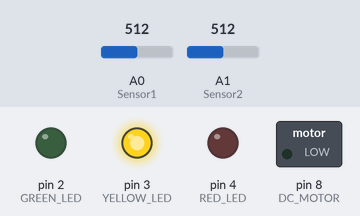
Recording of a sketch running on a simulated Arduino Uno, built with avr-gcc and run on an emulated ATmega328P. Parts: switched loads named in the sketch (green lamp = pin HIGH), output pins drawn as LEDs (lit = HIGH). The test bench sets the inputs (shaded band); at power-on: A0 (Sensor1) = 512, A1 (Sensor2) = 512.

Above: at 0.1 s.
At 2.1 s:
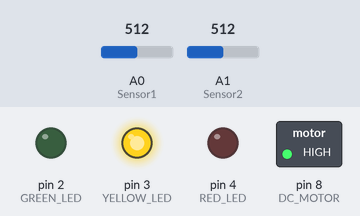
At 7.1 s:
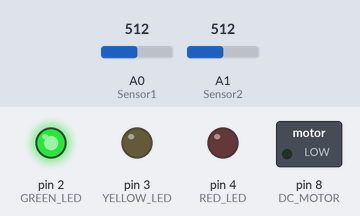
Timing chart, 0 to 8.6 s (numbered marks = the images above):
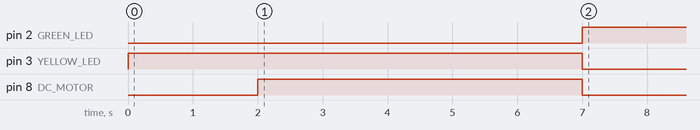

Measured:
- by itself, pin 2 (GREEN_LED): LOW → HIGH at 7.0 s
- by itself, pin 3 (YELLOW_LED): LOW → HIGH at 0.00 s, → LOW 7.0 s later
- by itself, pin 8 (DC_MOTOR): LOW → HIGH at 2.0 s, → LOW 5.0 s later

The sketch:

Project5.ino
```cpp
#define DC_MOTOR 8
#define GREEN_LED 2
#define YELLOW_LED 3
#define RED_LED 4
#define Sensor1 A0
#define Sensor2 A1

int val1,val2;
float voltage1, voltage2;

void readSensors(){
  val1 = analogRead(Sensor1);
  val2 = analogRead(Sensor2);

  voltage1 = ((float)val1*5.0)/1024;
  voltage2 = ((float)val2*5.0)/1024;
}

void setup() {
 pinMode(DC_MOTOR,OUTPUT);
 pinMode(GREEN_LED,OUTPUT);
 pinMode(YELLOW_LED,OUTPUT);
 pinMode(RED_LED,OUTPUT);

 digitalWrite(RED_LED,HIGH);
digitalWrite(YELLOW_LED,LOW);
digitalWrite(GREEN_LED,LOW);
digitalWrite(DC_MOTOR,LOW);
}

void loop() {
readSensors();

if(voltage1<4.29||voltage2<4.29){
  digitalWrite(RED_LED,LOW);
  digitalWrite(YELLOW_LED,HIGH);
  delay(2000);
  digitalWrite(DC_MOTOR,HIGH);
  delay(5000);
  digitalWrite(DC_MOTOR,LOW);
  digitalWrite(YELLOW_LED,LOW);
  digitalWrite(GREEN_LED,HIGH);
while(voltage1<4.29||voltage2<4.29){
  readSensors();
}
digitalWrite(RED_LED,HIGH);
digitalWrite(YELLOW_LED,LOW);
digitalWrite(GREEN_LED,LOW);
digitalWrite(DC_MOTOR,HIGH);
delay(5000);
digitalWrite(DC_MOTOR,LOW);
}
}
```
